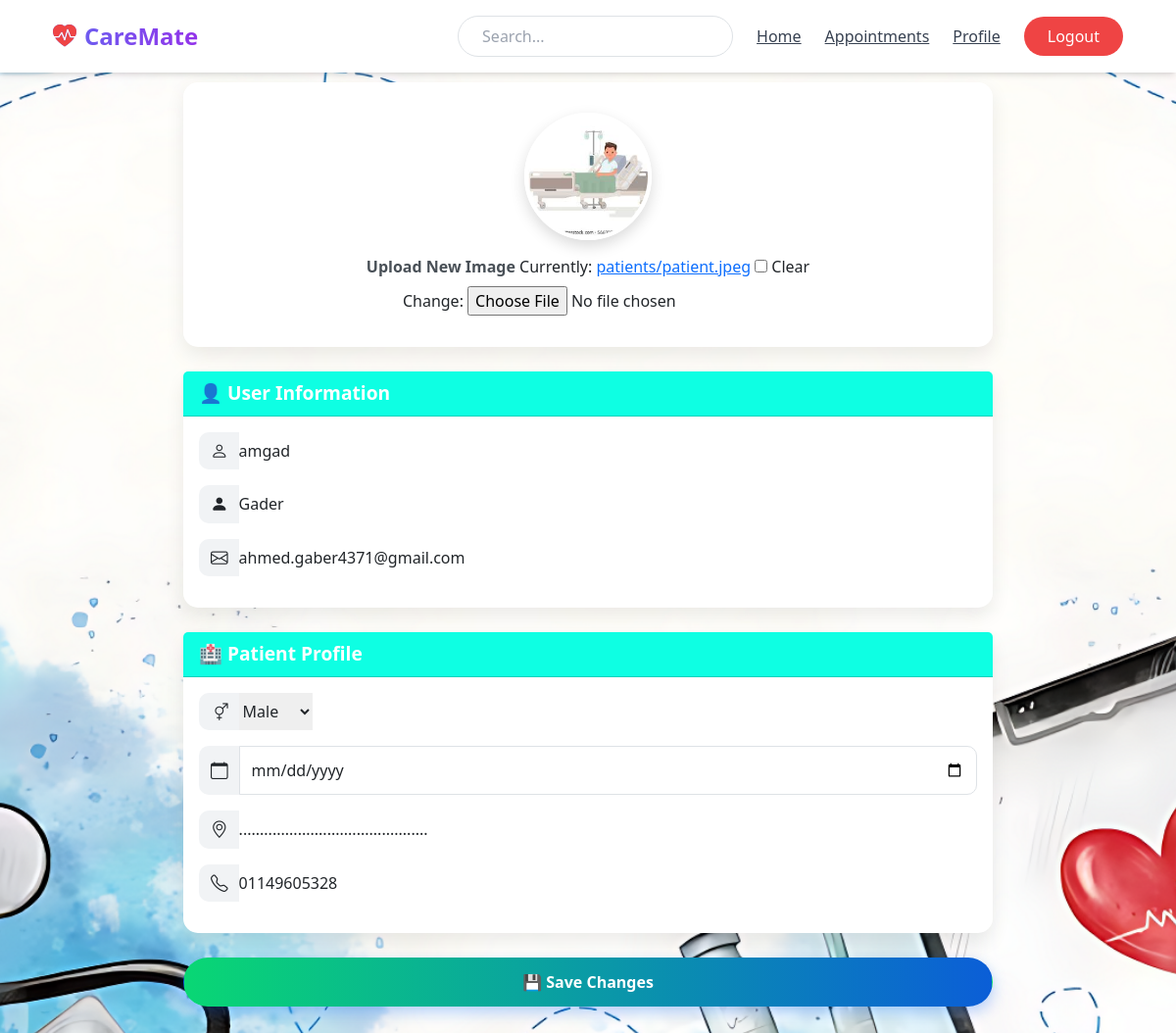
Screenshot of /profile/edit_patient/ (signed in) with the database file from the repository.
### profile_users/models.py (models this page shows, shortened)
class PatientProfile(models.Model):
     user = models.OneToOneField(User,on_delete=models.CASCADE,related_name='patient')
     date_of_birthday = models.DateField(null=True,blank=True)
     gender = models.CharField(max_length=40,choices=[("M", "Male"), ("F", "Female")],null=True,blank=True)
     address = models.CharField(max_length=200,null=True,blank=True)
     phone_number = models.CharField(max_length=200,null=True,blank=True)
     profile_image = models.ImageField(default="patients/patient.jpeg",upload_to="patients/", blank=True, null=True)

### user_account/models.py (models this page shows, shortened)
class User(AbstractUser):
     ROLE_CHOICES = [
        ('doctor', 'Doctor'),
        ('patient', 'Patient'),
    ]
     role = models.CharField(max_length=10, choices=ROLE_CHOICES)

### profile_users/views.py (the view)
# urls.py: path('edit_patient/',PatientProfileUpdateView.as_view(),name='edit_patient'),
class PatientProfileUpdateView(BaseProfileUpdateView):
    user_form_class = UserForm
    form_class = PatientProfileForm
    template_name = 'profile/edit_patient.html'
    model_field = 'patient'
    success_url = reverse_lazy('profile:profile_patient')

### profile_users/forms.py
class PatientProfileForm(forms.ModelForm):
    class Meta:
        model = PatientProfile
        fields = ["profile_image", "gender","date_of_birthday","address","phone_number"]
        widgets = {
            'date_of_birthday': forms.DateInput(attrs={'type': 'date', 'class': 'form-control'}),
        }

class UserForm(forms.ModelForm):
    class Meta:
        model = User
        fields = ["first_name", "last_name", "email"]

### profile_users/views.py (called while the page is built)
    def get_object(self, queryset=None):
        return getattr(self.request.user, self.model_field)

    def get_context_data(self, **kwargs):
        context = super().get_context_data(**kwargs)
        if self.request.POST:
            context["user_form"] = self.user_form_class(self.request.POST, instance=self.request.user)
        else:
            context["user_form"] = self.user_form_class(instance=self.request.user)
        return context

### template/profile/edit_patient.html (shortened to what this page needs)
{% extends 'base.html' %}
{% load static %}
{% block content %}
<!DOCTYPE html>
<html lang="en">
     <head>
          <link href="https://cdn.jsdelivr.net/npm/bootstrap@5.3.3/dist/css/bootstrap.min.css" rel="stylesheet">
          <link href="https://cdn.jsdelivr.net/npm/bootstrap-icons/font/bootstrap-icons.css" rel="stylesheet">
     </head>
     <body>
          <div class="container form-container">
               <form method="post" enctype="multipart/form-data">
                    <div class="card text-center">
                         <div class="card-body">
                              {% if form.instance.profile_image %}
                              <img src="{{ form.instance.profile_image.url }}" class="profile-preview"
                                   alt="Profile Preview">
                              {% else %}
                              <img src="{% static 'default-avatar.png' %}" class="profile-preview"
                                   alt="Profile Preview">
                              {% endif %}
                              <div class="mb-3">
                                   <label class="form-label">Upload New Image</label>
                                   {{ form.profile_image }}
                              </div>
                         </div>
                    </div>
                    <div class="card">
                         <div class="card-header">👤 User Information</div>
                         <div class="card-body">
                              <div class="mb-3 input-group">
                                   <span class="input-group-text"><i class="bi bi-person"></i></span>
                                   {{ user_form.first_name }}
                              </div>
                              <div class="mb-3 input-group">
                                   <span class="input-group-text"><i class="bi bi-person-fill"></i></span>
                                   {{ user_form.last_name }}
                              </div>
                              <div class="mb-3 input-group">
                                   <span class="input-group-text"><i class="bi bi-envelope"></i></span>
                                   {{ user_form.email }}
                              </div>
                         </div>
                    </div>
                    <div class="card">
                         <div class="card-header">🏥 Patient Profile</div>
                         <div class="card-body">
                              <div class="mb-3 input-group">
                                   <span class="input-group-text"><i class="bi bi-gender-ambiguous"></i></span>
                                   {{ form.gender }}
                              </div>
                              <div class="mb-3 input-group">
                                   <span class="input-group-text"><i class="bi bi-calendar"></i></span>
                                   {{ form.date_of_birthday }}
                              </div>
                              <div class="mb-3 input-group">
                                   <span class="input-group-text"><i class="bi bi-geo-alt"></i></span>
                                   {{ form.address }}
                              </div>
                              <div class="mb-3 input-group">
                                   <span class="input-group-text"><i class="bi bi-telephone"></i></span>
                                   {{ form.phone_number }}
                              </div>
                         </div>
                    </div>
                    <div class="mt-4">
                         <button type="submit" class="btn btn-save">💾 Save Changes</button>
                    </div>
               </form>
          </div>
     </body>
</html>
{% endblock %}

### template/profile/edit_patient.html (style rules this page uses)
body { background: linear-gradient(135deg, #e3f2fd, #f8f9fa); font-family: "Segoe UI", Tahoma, Geneva, Verdana, sans-serif; }
.form-container { max-width: 850px; margin: 60px auto; }
.card { border: none; border-radius: 15px; box-shadow: 0 8px 20px rgba(0, 0, 0, 0.08); margin-bottom: 25px; }
.card-header { background: #0effe3; color: #fff; font-weight: 600; font-size: 1.2rem; border-radius: 15px 15px 0 0; }
.profile-preview { display: block; margin: 15px auto; width: 130px; height: 130px; border-radius: 50%; object-fit: cover; border: 4px solid #fff; box-shadow: 0 6px 15px rgba(0, 0, 0, 0.15); }
.form-label { font-weight: 600; color: #495057; }
.input-group-text { background: #f1f3f5; border: none; border-radius: 10px 0 0 10px; font-size: 1.1rem; }
.form-control { border-radius: 0 10px 10px 0; padding: 12px; }
.btn-save { background: linear-gradient(90deg, #09d774, #0b5ed7); color: #fff; font-weight: 600; border-radius: 50px; padding: 12px 30px; transition: all 0.3s ease; box-shadow: 0 6px 15px rgba(13, 110, 253, 0.3); width: 100%; }

### rows the page displays
PatientProfile: instance.profile_image (picture), gender "Male", address ".............................................", phone_number "01149605328"
User: first_name "amgad", last_name "Gader", email "ahmed.gaber4371@gmail.com"
